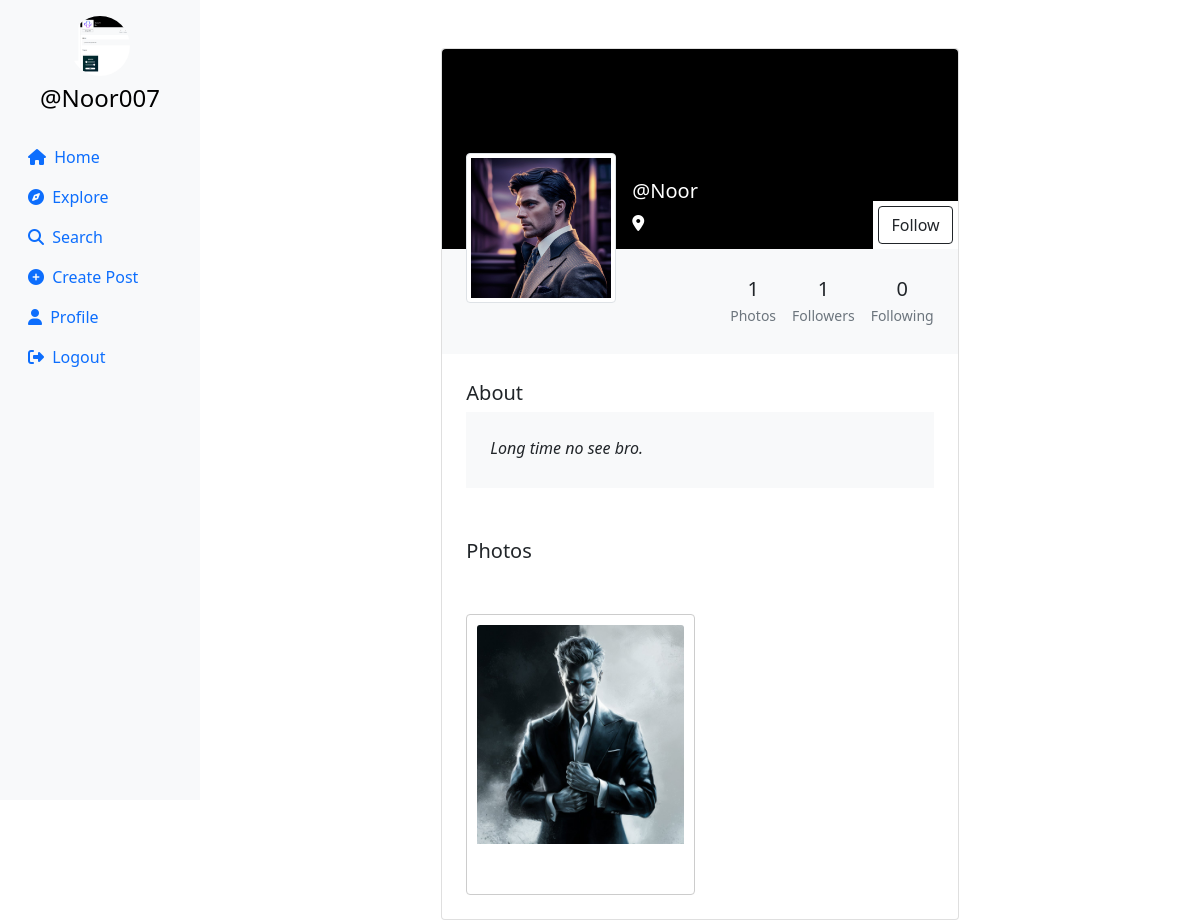
The page /profile/Noor (signed in) on the database its author committed.
### userauth/models.py (models this page shows, shortened)
class Profile(models.Model):
    user = models.ForeignKey(User, on_delete=models.CASCADE)
    id_user = models.IntegerField(primary_key=True, default=0)
    bio = models.TextField(blank=True, default='')
    profileimg = models.ImageField(upload_to='profile_images', default='blank-profile-picture.png')
    location = models.CharField(max_length=100, blank=True, default='')

class Post(models.Model):
    id = models.UUIDField(primary_key=True, default=uuid.uuid4)
    user = models.CharField(max_length=100)
    image = models.ImageField(upload_to='post_images')
    caption = models.TextField()
    created_at = models.DateTimeField(default=datetime.now)
    no_of_likes = models.IntegerField(default=0)

### userauth/views.py (the view, shortened to what this page needs)
# urls.py: path('profile/<str:id_user>', views.profile),
@login_required(login_url='/loginn')
def profile(request,id_user):
    user_object = User.objects.get(username=id_user)
    print(user_object)
    profile = Profile.objects.get(user=request.user)
    user_profile = Profile.objects.get(user=user_object)
    user_posts = Post.objects.filter(user=id_user).order_by('-created_at')
    user_post_length = len(user_posts)
    follower = request.user.username
    user = id_user
    if Followers.objects.filter(follower=follower, user=user).first():
        follow_unfollow = 'Unfollow'
    else:
        follow_unfollow = 'Follow'
    user_followers = len(Followers.objects.filter(user=id_user))
    user_following = len(Followers.objects.filter(follower=id_user))
    context = {
        'user_object': user_object,
        'user_profile': user_profile,
        'user_posts': user_posts,
        'user_post_length': user_post_length,
        'profile': profile,
        'follow_unfollow':follow_unfollow,
        'user_followers': user_followers,
        'user_following': user_following,
    }
    return render(request, 'profile.html', context)

### templates/profile.html (shortened to what this page needs)
{% load static %}
<!DOCTYPE html>
<html lang="en">
<head>
    <link rel="stylesheet" href="https://maxcdn.bootstrapcdn.com/bootstrap/4.5.2/css/bootstrap.min.css">
    <link href="https://cdn.jsdelivr.net/npm/bootstrap@5.0.2/dist/css/bootstrap.min.css" rel="stylesheet"
>
    <link rel="stylesheet" href="{% static 'css/app.css' %}">
</head>
<body>
    {% load static %}
    <div class="container-fluid">
        <div class="row">
            <nav class="col-md-2 d-none d-md-block sidebar" style="position: fixed;">
                <div class="text-center mt-3">
                    <img src="{{profile.profileimg.url}}" alt="Profile Picture" class="profile-pic">
                    <h4 class="mt-2"><a href="/profile/{{user}}" style="text-decoration:none;">@{{user}}</a></h4>
                </div>
                <ul class="nav flex-column mt-4">
                    <li class="nav-item">
                        <a class="nav-link active" href="/">
                            <i class="fa-solid fa-house mr-1"></i> Home
                        </a>
                    </li>
                    <li class="nav-item">
                        <a class="nav-link" href="/explore">
                            <i class="fa-solid fa-compass mr-1"></i> Explore
                        </a>
                    </li>
                    <li class="nav-item">
                        <a class="nav-link" href="#" data-bs-toggle="modal" data-bs-target="#exampleModal3">
                            <i class="fa-solid fa-magnifying-glass mr-1"></i> Search
                        </a>
                    </li>
                    <li class="nav-item">
                        <a class="nav-link" href="#" data-bs-toggle="modal" data-bs-target="#exampleModal2"
                            data-bs-whatever="@getbootstrap">
                            <i class="fa-solid fa-circle-plus mr-1"></i> Create Post
                        </a>
                    </li>
                    <li class="nav-item">
                        <a class="nav-link" href="/profile/{{user}}">
                            <i class="fa-solid fa-user mr-1"></i> Profile
                        </a>
                    </li>
                    <li class="nav-item">
                        <a class="nav-link" href="/logoutt">
                            <i class="fa-solid fa-right-from-bracket mr-1"></i> Logout
                        </a>
                    </li>
                </ul>
            </nav>
            {% load static %}
            <main role="main" class="col-md-9 ml-sm-auto col-lg-10 px-md-4">
                <section class="gradient-custom-2">
                    <div class="container py-5">
                        <div class="row d-flex justify-content-center align-items-center h-100">
                            <div class="col col-lg-9 col-xl-7">
                                <div class="card">
                                    <div class="rounded-top text-white d-flex flex-row"
                                        style="background:black; height:200px;">
                                        <div class="ms-4  d-flex flex-column" style="width: 150px; margin-top:5rem;">
                                            <img src="{{user_profile.profileimg.url}}" alt="Generic placeholder image"
                                                class="img-fluid img-thumbnail mt-4 mb-2"
                                                style="width: 150px; z-index: 1">
                                        </div>
                                        <div class="ms-3" style="margin-top: 130px;">
                                            <h5>@{{user_profile.user}}</h5>
                                            <p><i class="fa-solid fa-location-dot"></i> {{user_profile.location}}</p>
                                        </div>
                                        <div style="margin-inline-start: auto; margin-top: auto;background:white;">
                                        <form action="/follow" method="POST">
                                            {% csrf_token %}  {% if user != user_profile.user %}
                                            <button type="submit" class="btn btn-outline-dark"
                                                data-mdb-ripple-color="dark" style="z-index: 1; margin: 5px;"
                                                data-bs-toggle="modal" data-bs-target="#exampleModal1"
                                                data-bs-whatever="@getbootstrap">
                                                {{follow_unfollow}}
                                            </button>
                                            {% endif %}
</form>
                                        </div>
                                    </div>
                                    <div class="p-4 text-black" style="background-color: #f8f9fa;">
                                        <div class="d-flex justify-content-end text-center py-1">
                                            <div>
                                                <p class="mb-1 h5">{{user_post_length}}</p>
                                                <p class="small text-muted mb-0">Photos</p>
                                            </div>
                                            <div class="px-3">
                                                <p class="mb-1 h5">{{user_followers}}</p>
                                                <p class="small text-muted mb-0">Followers</p>
                                            </div>
                                            <div>
                                                <p class="mb-1 h5">{{user_following}}</p>
                                                <p class="small text-muted mb-0">Following</p>
                                            </div>
                                        </div>
                                    </div>
                                    <div class="card-body p-4 text-black">
                                        <div class="mb-5">
                                            <p class="lead fw-normal mb-1">About</p>
                                            <div class="p-4" style="background-color: #f8f9fa;">
                                                <p class="font-italic mb-1">{{user_profile.bio}}</p>
                                            </div>
                                        </div>
                                        <div class="mb-5">
                                            <p class="lead fw-normal mb-1">Photos</p>
                                        </div>
                                        <div class="image-grid">
                                            {% for pos in user_posts %}
                                            <div class="card image-item">
                                                <img src="{{pos.image.url}}" class="card-img-top" alt="..."
                                                    style="width: 219px;height: 219px;">
                                                <div class="card-body">
                                                </div>
                                            </div>
                                            {% endfor %}
                                        </div>
                                    </div>
                                </div>
                            </div>
                        </div>
                    </div>
                </section>
            </main>
        </div>
    </div>
</body>
</html>

### templates/search.html (shortened to what this page needs)
{% load static %}

### templates/profile_upload.html (shortened to what this page needs)
{% load static %}

### templates/edit_profile.html (shortened to what this page needs)
{% load static %}

### templates/profile.html (style rules this page uses)
.sidebar { background-color: #f8f9fa; height: 100vh; color: black; }
.profile-pic { width: 60px; height: 60px; border-radius: 50%; object-fit: cover; }
a { color: black; }
.image-grid { display: grid; grid-template-columns: repeat(auto-fill, minmax(200px, 1fr)); gap: 10px; }
.image-item { border: 1px solid #ccc; padding: 10px; }
.image-item img { max-width: 100%; height: auto; }

### rows shown on the page
Profile: profileimg (picture)
Profile: profileimg (picture), user "Noor", bio "Long time no see bro."
Post: image (picture)

### other values the page prints
{{ user }} "Noor007"
{{ follow_unfollow }} "Follow"
{{ user_post_length }} "1"
{{ user_followers }} "1"
{{ user_following }} "0"
